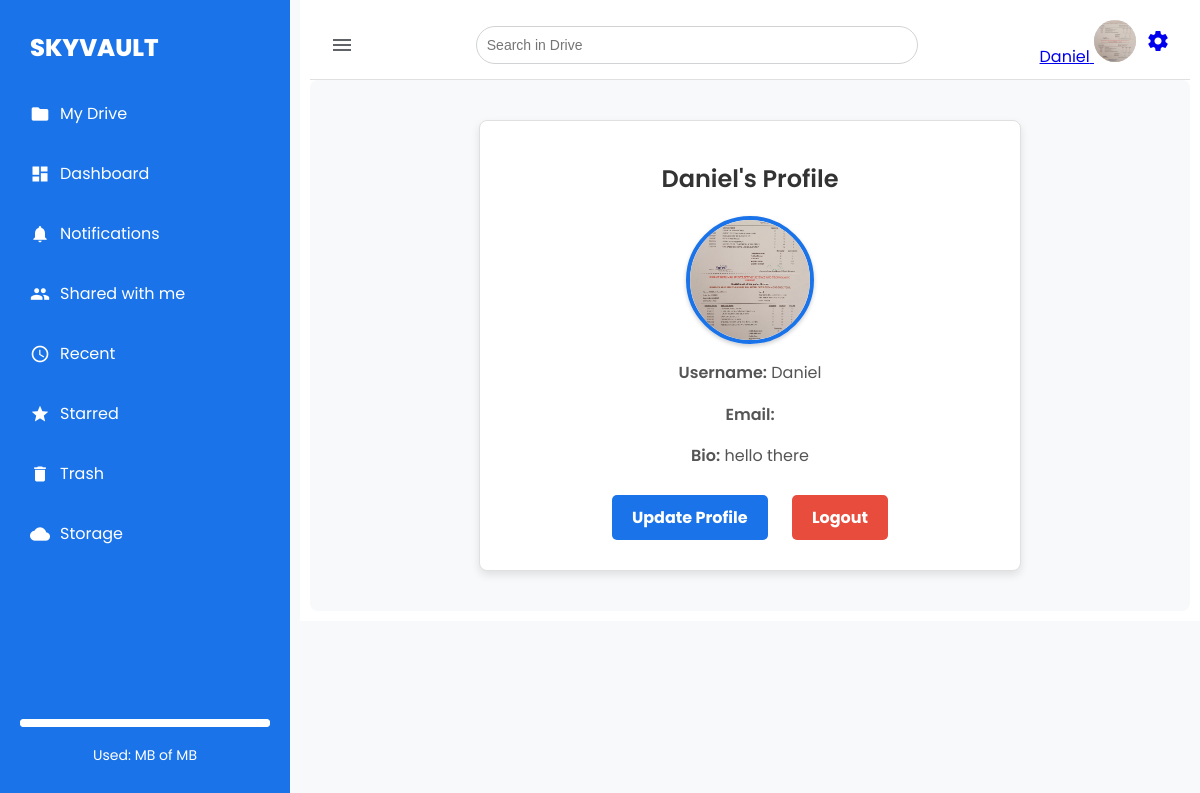
The app's page /settings/profile/ (signed in) with its own data.
### settings/models.py (models this page shows, shortened)
class UserProfile(models.Model):
    user = models.OneToOneField(User, on_delete=models.CASCADE)
    used_space = models.PositiveIntegerField(default=0)  # Store used space in bytes
    bio = models.TextField(blank=True, null=True)  # Add bio field
    profile_picture = models.ImageField(upload_to='profile_pictures/', blank=True, null=True)  # Add profile picture field
    MAX_STORAGE_LIMIT = 100 * 1024 * 1024  # 100 MB limit

### settings/views.py (the view)
# urls.py: path('profile/', views.profile_view, name='profile_view'),  # Profile page view
@login_required
def profile_view(request):
    user_profile, created = UserProfile.objects.get_or_create(user=request.user)
    return render(request, 'settings/profile.html', {'user_profile': user_profile})

### templates/settings/profile.html (shortened to what this page needs)
{% extends 'base.html' %}
{% load static %}
{% block content %}
<div id="profile-container">
    <h2>{{ user.username }}'s Profile</h2>
    <div id="profile-info">
        {% if user_profile.profile_picture %}
            <img src="{{ user_profile.profile_picture.url }}" alt="Profile Picture" class="profile-avatar">
        {% else %}
            <img src="{% static 'images/default_profile.jpg' %}" alt="Default Profile Picture" class="profile-avatar">
        {% endif %}
        <p><strong>Username:</strong> {{ user.username }}</p>
        <p><strong>Email:</strong> {{ user.email }}</p>
        <p><strong>Bio:</strong> {{ user_profile.bio }}</p>
    </div>
    <a href="{% url 'update_profile_view' %}" class="profile-button">Update Profile</a>
    <a href="#" class="profile-button logout-button" onclick="openModal()">Logout</a>
</div>
{% endblock %}

### templates/base.html (shortened to what this page needs)
{% load static %}
<!DOCTYPE html>
<html lang="en">
<head>
    <link rel="stylesheet" href="{% static 'base.css' %}?=v2">
</head>
<body>
    <div class="sidebar" id="sidebar">
        <div class="logo">
            <span class="logo-text">SKYVAULT</span>
        </div>
        <ul>
            <li><a href="{% url 'vault_home' %}"><span class="material-icons">folder</span> My Drive</a></li>
            <li><a href="{% url 'dashboard' %}"><span class="material-icons">dashboard</span> Dashboard</a></li>
            <li><a href="{% url 'notification_list' %}"><span class="material-icons">notifications</span> Notifications</a></li>
            <li><a href="{% url 'shared_view' %}"><span class="material-icons">people</span> Shared with me</a></li>
            <li><a href="{% url 'recent_files' %}"><span class="material-icons">access_time</span> Recent</a></li>
            <li><a href="{% url 'starred_files' %}"><span class="material-icons">star</span> Starred</a></li>
            <li><a href="{% url 'trash_view' %}"><span class="material-icons">delete</span> Trash</a></li>
            <li><a href="{% url 'storage_info' %}"><span class="material-icons">cloud</span> Storage</a></li>
        </ul>
        <div class="storage-info">
            <progress value="{{ used_percentage }}" max="100"></progress>
            <p>Used: {{ total_storage|floatformat:2 }} MB of {{ max_storage }} MB</p>
        </div>
    </div>
    <div class="main-content">
        <div class="top-bar">
            <span class="material-icons hamburger" onclick="toggleSidebar()">menu</span>
            <input type="text" placeholder="Search in Drive" class="search-input">
            <div class="profile">
              <a href="{% url 'profile_view' %}">
                  <span>{{ user.username }}</span>
                  {% if user_profile.profile_picture %}
                      <img src="{{ user_profile.profile_picture.url }}" alt="Profile Picture" class="avatar">
                  {% else %}
                      <span class="material-icons avatar">account_circle</span>
                  {% endif %}
              </a>
              <a href="{% url 'update_profile_view' %}">
                  <span class="material-icons">settings</span>
              </a>
          </div>
        </div>
        <div class="content">
            {% block content %}{% endblock %}
        </div>
    </div>
</body>
</html>

### static/base.css (style rules this page uses)
body { font-family: 'Poppins', sans-serif; color: #333; margin: 0; display: flex; background-color: #F8F9FA; }
.sidebar { width: 250px; background-color: #1a73e8; color: #ffffff; padding: 20px; display: flex; flex-direction: column; position: fixed; top: 0; bottom: 0; transition: width 0.3s; }
.logo { display: flex; align-items: center; justify-content: left; margin: 10px; }
.logo-text { font-size: 24px; font-weight: 800; color: #ffffff; transition: font-size 0.4s; }
.sidebar ul { list-style: none; padding: 0; }
.sidebar ul li { margin-bottom: 15px; }
.sidebar ul li a { color: #ffffff; text-decoration: none; display: flex; align-items: center; font-size: 16px; padding: 10px; border-radius: 8px; transition: background-color 0.2s; }
.sidebar ul li a .material-icons { margin-right: 10px; font-size: 20px; }
.sidebar .storage-info { margin-top: auto; text-align: center; color: #ffffff; }
.sidebar .storage-info p { font-size: 14px; }
.sidebar .storage-info progress { width: 100%; height: 8px; -webkit-appearance: none; appearance: none; background-color: #ffffff; border-radius: 4px; }
.main-content { margin-left: 300px; width: calc(100% - 300px); padding: 10px; transition: margin-left 0.3s, width 0.3s; background-color: #ffffff; }
.top-bar { display: flex; justify-content: space-between; align-items: center; padding: 10px 20px; background-color: #ffffff; border-bottom: 1px solid #e0e0e0; }
.hamburger { display: none; font-size: 28px; cursor: pointer; color: #5f6368; }
.profile { display: flex; align-items: center; gap: 10px; color: #5f6368; }
.profile .avatar { width: 42px; height: 42px; border-radius: 50%; background-color: #d1d3d4; }
.search-input { border: 1px solid #d1d3d4; border-radius: 20px; padding: 10px; width: 50%; font-size: 14px; }
.content { background-color: #f8f9fa; padding: 20px; border-radius: 8px; }
#profile-container, #update-profile-container { background-color: #ffffff; border: 1px solid #e0e0e0; border-radius: 8px; padding: 20px; margin: 20px auto; max-width: 500px; box-shadow: 0 4px 8px rgba(0, 0, 0, 0.1); text-align: center; }
#profile-container h2, #update-profile-container h2 { font-size: 24px; color: #333; font-weight: 600; margin-bottom: 20px; }
.profile-avatar { display: block; margin: 0 auto 15px; width: 120px; height: 120px; border-radius: 50%; object-fit: cover; border: 4px solid #1a73e8; box-shadow: 0 2px 4px rgba(0, 0, 0, 0.2); }
#profile-info p, #profile-info strong { font-size: 16px; color: #555; line-height: 1.6; text-align: center; }
#profile-info strong { font-weight: 600; }
.profile-button { display: inline-block; background-color: #4caf50; color: #ffffff; font-size: 14px; font-weight: 600; padding: 10px 20px; border-radius: 5px; text-decoration: none; transition: background-color 0.3s; margin-top: 20px; }
.profile-button, .logout-button { display: inline-block; margin: 10px; padding: 10px 20px; font-size: 16px; font-weight: bold; border-radius: 5px; text-decoration: none; cursor: pointer; border: none; }
.profile-button { background-color: #1a73e8; color: #ffffff; }
.logout-button { background-color: #e74c3c; color: #ffffff; }

### records on screen
UserProfile: profile_picture (picture), bio "hello there"

### other values on screen
{{ user.username }} "Daniel"
